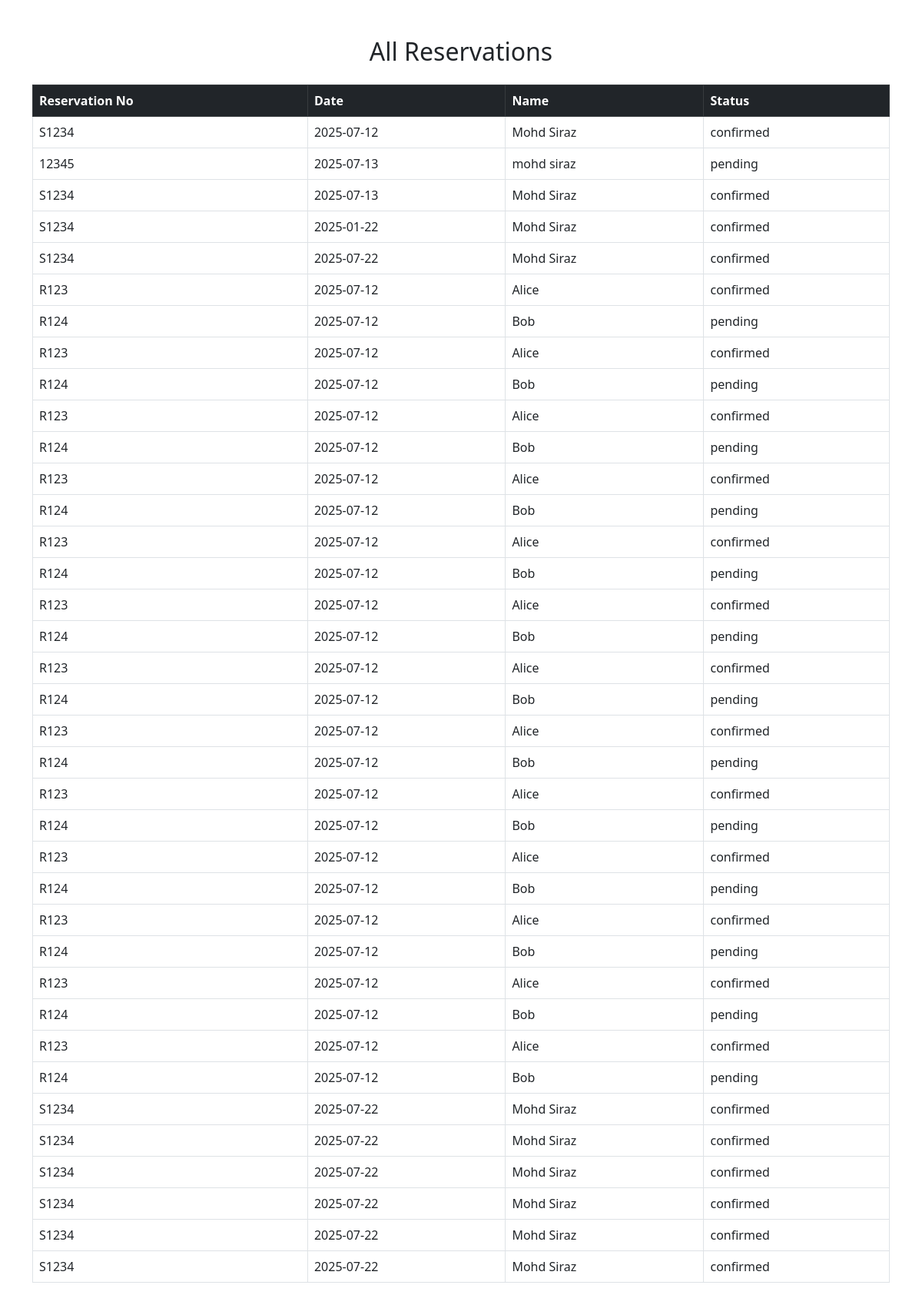
/view, run on the app's committed database.
### tables this page shows
CREATE TABLE reservations (
    reservation_no TEXT,
    date TEXT,
    name TEXT,
    status TEXT
);

### app.py (the view)
@app.route('/view')
def view_reservations():
    conn = sqlite3.connect('database.db')
    c = conn.cursor()
    c.execute("SELECT * FROM reservations")
    rows = c.fetchall()
    conn.close()
    return render_template("view.html", reservations=rows)

### templates/view.html (shortened to what this page needs)
<!DOCTYPE html>
<html>
<head>
    <link href="https://cdn.jsdelivr.net/npm/bootstrap@5.3.0/dist/css/bootstrap.min.css" rel="stylesheet">
</head>
<body>
  <div class="container mt-5">
    <h2 class="mb-4 text-center">All Reservations</h2>
    <table class="table table-bordered">
      <thead class="table-dark">
        <tr>
          <th>Reservation No</th>
          <th>Date</th>
          <th>Name</th>
          <th>Status</th>
        </tr>
      </thead>
      <tbody>
        {% for r in reservations %}
        <tr>
          <td>{{ r[0] }}</td>
          <td>{{ r[1] }}</td>
          <td>{{ r[2] }}</td>
          <td>{{ r[3] }}</td>
        </tr>
        {% endfor %}
      </tbody>
    </table>
  </div>
</body>
</html>

### data on the page
reservations: reservation_no "S1234", date "2025-07-12", name "Mohd Siraz", status "confirmed"
reservations: reservation_no "12345", date "2025-07-13", name "mohd siraz", status "pending"
reservations: reservation_no "S1234", date "2025-07-13", name "Mohd Siraz", status "confirmed"
reservations: reservation_no "S1234", date "2025-01-22", name "Mohd Siraz", status "confirmed"
reservations: reservation_no "S1234", date "2025-07-22", name "Mohd Siraz", status "confirmed"
reservations: reservation_no "R123", date "2025-07-12", name "Alice", status "confirmed"
reservations: reservation_no "R124", date "2025-07-12", name "Bob", status "pending"
reservations: reservation_no "R123", date "2025-07-12", name "Alice", status "confirmed"
reservations: reservation_no "R124", date "2025-07-12", name "Bob", status "pending"
reservations: reservation_no "R123", date "2025-07-12", name "Alice", status "confirmed"
reservations: reservation_no "R124", date "2025-07-12", name "Bob", status "pending"
reservations: reservation_no "R123", date "2025-07-12", name "Alice", status "confirmed"
reservations: reservation_no "R124", date "2025-07-12", name "Bob", status "pending"
reservations: reservation_no "R123", date "2025-07-12", name "Alice", status "confirmed"
reservations: reservation_no "R124", date "2025-07-12", name "Bob", status "pending"
reservations: reservation_no "R123", date "2025-07-12", name "Alice", status "confirmed"
reservations: reservation_no "R124", date "2025-07-12", name "Bob", status "pending"
reservations: reservation_no "R123", date "2025-07-12", name "Alice", status "confirmed"
reservations: reservation_no "R124", date "2025-07-12", name "Bob", status "pending"
reservations: reservation_no "R123", date "2025-07-12", name "Alice", status "confirmed"
reservations: reservation_no "R124", date "2025-07-12", name "Bob", status "pending"
reservations: reservation_no "R123", date "2025-07-12", name "Alice", status "confirmed"
reservations: reservation_no "R124", date "2025-07-12", name "Bob", status "pending"
reservations: reservation_no "R123", date "2025-07-12", name "Alice", status "confirmed"
reservations: reservation_no "R124", date "2025-07-12", name "Bob", status "pending"
reservations: reservation_no "R123", date "2025-07-12", name "Alice", status "confirmed"
reservations: reservation_no "R124", date "2025-07-12", name "Bob", status "pending"
reservations: reservation_no "R123", date "2025-07-12", name "Alice", status "confirmed"
reservations: reservation_no "R124", date "2025-07-12", name "Bob", status "pending"
reservations: reservation_no "R123", date "2025-07-12", name "Alice", status "confirmed"
reservations: reservation_no "R124", date "2025-07-12", name "Bob", status "pending"
reservations: reservation_no "S1234", date "2025-07-22", name "Mohd Siraz", status "confirmed"
reservations: reservation_no "S1234", date "2025-07-22", name "Mohd Siraz", status "confirmed"
reservations: reservation_no "S1234", date "2025-07-22", name "Mohd Siraz", status "confirmed"
reservations: reservation_no "S1234", date "2025-07-22", name "Mohd Siraz", status "confirmed"
reservations: reservation_no "S1234", date "2025-07-22", name "Mohd Siraz", status "confirmed"
reservations: reservation_no "S1234", date "2025-07-22", name "Mohd Siraz", status "confirmed"
